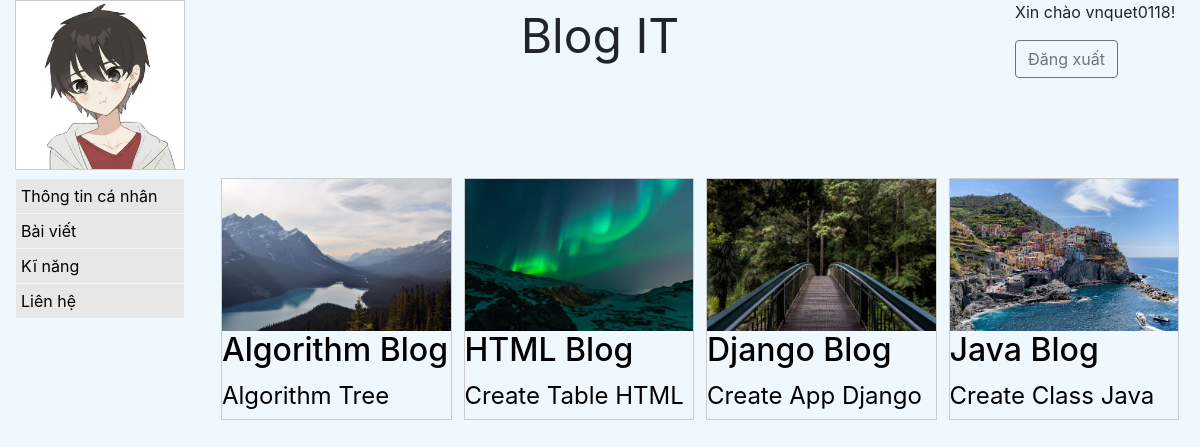
Page /blog/ (signed in) on the committed database.
### blog/models.py (models this page shows, shortened)
class Post(models.Model):
    title = models.CharField(max_length=100)
    body = models.TextField()
    date = models.DateTimeField(auto_now_add=True)
    description = models.CharField(max_length=100, null=True)
    image = models.ImageField(null=True)
    class Meta:
        ordering = ['-date', 'title']

### blog/views.py (the view)
# urls.py: path('', view=views.show_list_post, name='show_list_post'),
def show_list_post(request):
    posts = Post.objects.all()
    return render(request, 'posts/list_post.html', {'posts':posts})

### blog/templates/posts/list_post.html (shortened to what this page needs)
{% extends 'pages/base.html' %}
{% block content %}
    {% for post in posts %}
        <div class="post">
            <div class="gallery">
                <a href="{% url 'show_detail_post' post.id %}"><img src="{{post.image.url}}" alt="Post Image"></a>
                <h2><a href="{% url 'show_detail_post' post.id %}" class="title">{{post.title}}</a></h2>
                <p><a href="{% url 'show_detail_post' post.id %}">{{post.description}}</a></p>
            </div>
        </div>
    {% endfor %}
{% endblock content %}

### home/templates/pages/base.html (shortened to what this page needs)
<!DOCTYPE html>
<html lang="en">
<head>
    {% load static %}
    <link rel="stylesheet" href="https://maxcdn.bootstrapcdn.com/bootstrap/4.5.2/css/bootstrap.min.css">
</head>
<body>
    <div class="container-fluid">
        <div class="row">
            <div class="col-sm-2">
                <div class="avatar">
                    <img src="{% static 'image/avatar.jpg' %}" alt="avatar">
                </div>
            </div>
            <div class="col-sm-8">
                <div class="header">
                    <p>Blog IT</p>
                </div>
            </div>
            <div class="col-sm-2">
                {% if user.username %}
                    <p>Xin chào {{user.username}}!</p>
                    <a href="{% url 'logout' %}" class="btn btn-outline-secondary">Đăng xuất</a>
                {% else %}
                    <a href="{% url 'login' %}" class="btn btn-outline-secondary">Đăng nhập</a>
                    <a href="{% url 'register' %}" class="btn btn-outline-secondary">Đăng kí</a>
                {% endif %}
            </div>
        </div>
        <div class="row pt-2">
            <div class="col-sm-2">
                <div class="my-nav">
                    <ul>
                        <li><a href="/">Thông tin cá nhân</a></li>
                        <li><a href="{% url 'show_list_post' %}">Bài viết </a></li>
                        <li><a href="{% url 'show_list_skill' %}">Kĩ năng</a></li>
                        <li><a href="{% url 'contact' %}">Liên hệ</a></li>
                    </ul>
                </div>
            </div>
            <div class="col-sm-10">
                <div class="content">
                    {% block content %}
                    {% endblock content %}
                </div>
            </div>
        </div>
    </div>
</body>
</html>

### home/templates/pages/base.html (style rules this page uses)
* { box-sizing: border-box; }
body { background-color:aliceblue; }
.avatar { border: 1px solid #ccc; }
.avatar img { width: 100%; height: auto; }
.header { text-align: center; }
.header p { margin: 0; font-size:4vw; }
.my-nav ul { list-style-type: none; padding: 0; margin: 0; }
.my-nav li { margin: 1px; }
.my-nav a { display: block; color: black; text-decoration: none; padding: 5px; background-color: rgb(231, 231, 231); }
.content p { margin-top: 0; margin-bottom: 5px; font-size: 2vw; }
.post { width: 25%; float: left; padding: 0 6px; }
.gallery { border: 1px solid #ccc; }
.gallery a { display: block; color: black; }
.gallery img { width: 100%; height: auto; }
.gallery h2 a { text-decoration: none; }
.gallery p a { text-decoration: none; }

### rows in the picture
Post: image (picture), title "Algorithm Blog", description "Algorithm Tree"
Post: image (picture), title "HTML Blog", description "Create Table HTML"
Post: image (picture), title "Django Blog", description "Create App Django"
Post: image (picture), title "Java Blog", description "Create Class Java"

### other values in the picture
{{ user.username }} "vnquet0118"
